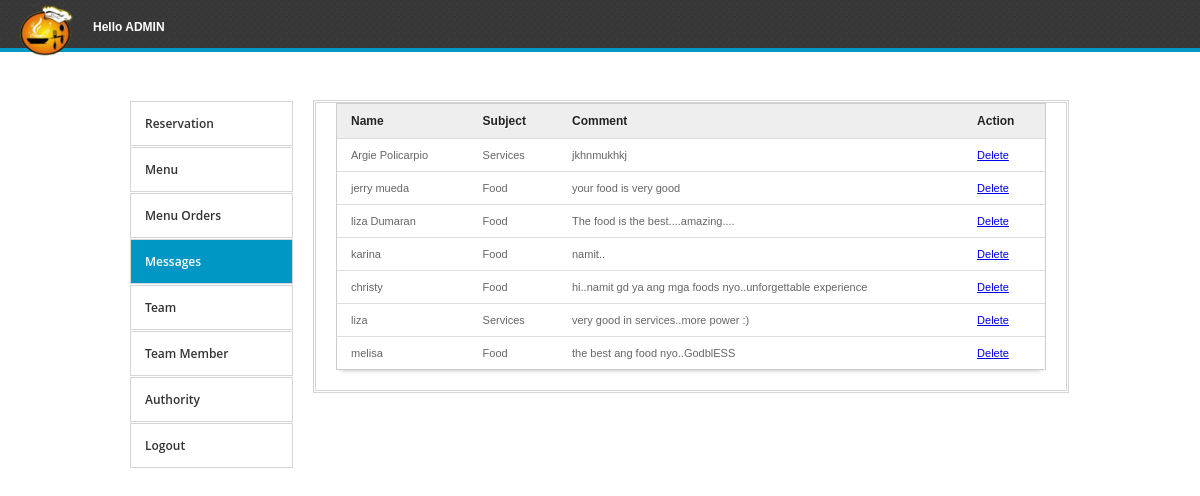
Screenshot of /admin/suggestions.php (signed in) with the database file from the repository.
### tables this page shows
CREATE TABLE IF NOT EXISTS `suggestion` (
  `id` int(11) NOT NULL AUTO_INCREMENT,
  `name` varchar(100) NOT NULL,
  `subject` varchar(100) NOT NULL,
  `comment` varchar(500) NOT NULL,
  PRIMARY KEY (`id`)
);

### admin/suggestions.php (the view, shortened to what this page needs)
<html>
<head>
<link rel="stylesheet" href="admin.css">
<link href="src/facebox.css" media="screen" rel="stylesheet" type="text/css" />
</head>
<body>
	<div id="top">
		<div class="logo">
			<img src="../images/logo.png"> <span style="float:right; color:#FFFFFF; font-weight:bold; display: inline-block; padding: 20px 0 0 20px;">Hello <?php echo $_SESSION['USERNAME'] ?></span>
		</div>
	</div>
	<div class="container  clearfix">
		<div class="one-third1 column">
			<ul>
				<li><a href="index.php"><span>Reservation</span></a></li>
				<li><a href="menu.php"><span>Menu</span></a></li>
				<li><a href="menuorders.php"><span>Menu Orders</span></a></li>
				<li class="active"><a href="suggestions.php"><span>Messages</span></a></li>
				<li><a href="team.php"><span>Team</span></a></li>
				<li><a href="teammember.php"><span>Team Member</span></a></li>
				<?php
				$jhjh=$_SESSION['POWER'];
				if($jhjh==1){
				?>
				<li><a href="adminaccount.php"><span>Authority</span></a></li>
				<?php
				}
				?>
				<li><a href="../index.php"><span>Logout</span></a></li>
			</ul>
		</div>
		<div class="two-thirds1 column">
			<div class="thewraper">
				<table id="resultTable" data-responsive="table">
				<thead>
					<tr>
						<th> Name </th>
						<th> Subject </th>
						<th> Comment </th>
						<th> Action </th>
					</tr>
				</thead>
				<tbody>
					<?php
						include('../connect.php');
						$result = $db->prepare("SELECT * FROM suggestion ORDER BY id DESC");
						$result->execute();
						for($i=0; $row = $result->fetch(); $i++){
					?>
					<tr class="record">
						<td><?php echo $row['name']; ?></td>
						<td><?php echo $row['subject']; ?></td>
						<td><?php echo $row['comment']; ?></td>
						<td><a href="#" id="<?php echo $row['id']; ?>" class="delbutton" title="Click To Delete">Delete</a></td>
					</tr>
					<?php
						}
					?>
				</tbody>
			</table>
			</div>
		</div>
	</div>
</body>
</html>

### admin/admin.css (style rules this page uses)
* { -moz-transition: width 1s ease-in-out, left 1.5s ease-in-out; -webkit-transition: width 1s ease-in-out, left 1.5s ease-in-out; -moz-transition: width 1s ease-in-out, left 1.5s ease-in-out; -o-transition: width 1s ease-in-out, left 1.5s ease-in-out; transition: width 1s ease-in-out, left 1.5s ease-in-out; }
body { margin: 0; color: #555555; font-family: Arial,Helvetica,sans-serif; font-size: 12px; }
#top { border-bottom: 4px solid #0097C4; height: 48px; background: url("img/dark.png") repeat scroll 0 0 rgba(0, 0, 0, 0); margin-bottom: 48px; }
.logo { float: left; width: auto; margin-left: 20px; }
.logo img { width: 53px; margin-top: 4px; }
.one-third1 ul { height: auto; margin: 0; padding: 0; list-style: none outside none; }
.one-third1 ul li { margin-top: 1px; position: relative; line-height: 20px; }
.active { background: none repeat scroll 0 0 #0097C4; }
.active a { color: #ffffff !important; }
.one-third1 ul li a { border: 1px solid #D5D5D5; color: #333333; display: block; font-family: 'Open Sans',sans-serif; font-size: 12px; font-weight: 600; padding: 11px 14px; text-decoration: none; }
.one-third1 ul li a span { display: block; white-space: nowrap; margin-top: 1px; }
table { border-collapse: separate; background-color: #FFFFFF; border-spacing: 0; max-width: 100%; }
#resultTable { color: #666666; text-shadow: 0 1px 0 #FFFFFF; width: 100%; border: 1px solid #CCCCCC; box-shadow: 0 5px 5px -5px rgba(0, 0, 0, 0.3); }
#resultTable thead tr th { background: none repeat scroll 0 0 #EEEEEE; color: #222222; padding: 10px 14px; text-align: left; border-top: 0 none; font-size: 12px; }
#resultTable tbody tr td { background-color: #FFFFFF; font-size: 11px; text-align: left; padding: 10px 14px; border-top: 1px solid #DDDDDD; }
.container .column, .container .columns { float: left; display: inline; margin-left: 10px; margin-right: 10px; }
.container { position: relative; width: 960px; margin: 0 auto; padding: 0; }
.container .one-third1.column { width: 163px; }
.container .two-thirds1.column { width: 750px; border: double #D5D5D5; padding-bottom: 20px; }
.thewraper { margin: 0 20px; }
.container:after { content: "\0020"; display: block; height: 0; clear: both; visibility: hidden; }
.clearfix:before, .clearfix:after, .row:before, .row:after { content: '\0020'; display: block; overflow: hidden; visibility: hidden; width: 0; height: 0; }
.row:after, .clearfix:after { clear: both; }
.row, .clearfix { zoom: 1; }

### rows the page displays
suggestion: name "Argie Policarpio", subject "Services", comment "jkhnmukhkj"
suggestion: name "jerry mueda", subject "Food", comment "your food is very good"
suggestion: name "liza Dumaran", subject "Food", comment "The food is the best....amazing...."
suggestion: name "karina", subject "Food", comment "namit.."
suggestion: name "christy", subject "Food", comment "hi..namit gd ya ang mga foods nyo..unforgettable experience"
suggestion: name "liza", subject "Services", comment "very good in services..more power :)"
suggestion: name "melisa", subject "Food", comment "the best ang food nyo..GodblESS"

### other values shown
$_SESSION['USERNAME'] "ADMIN"
